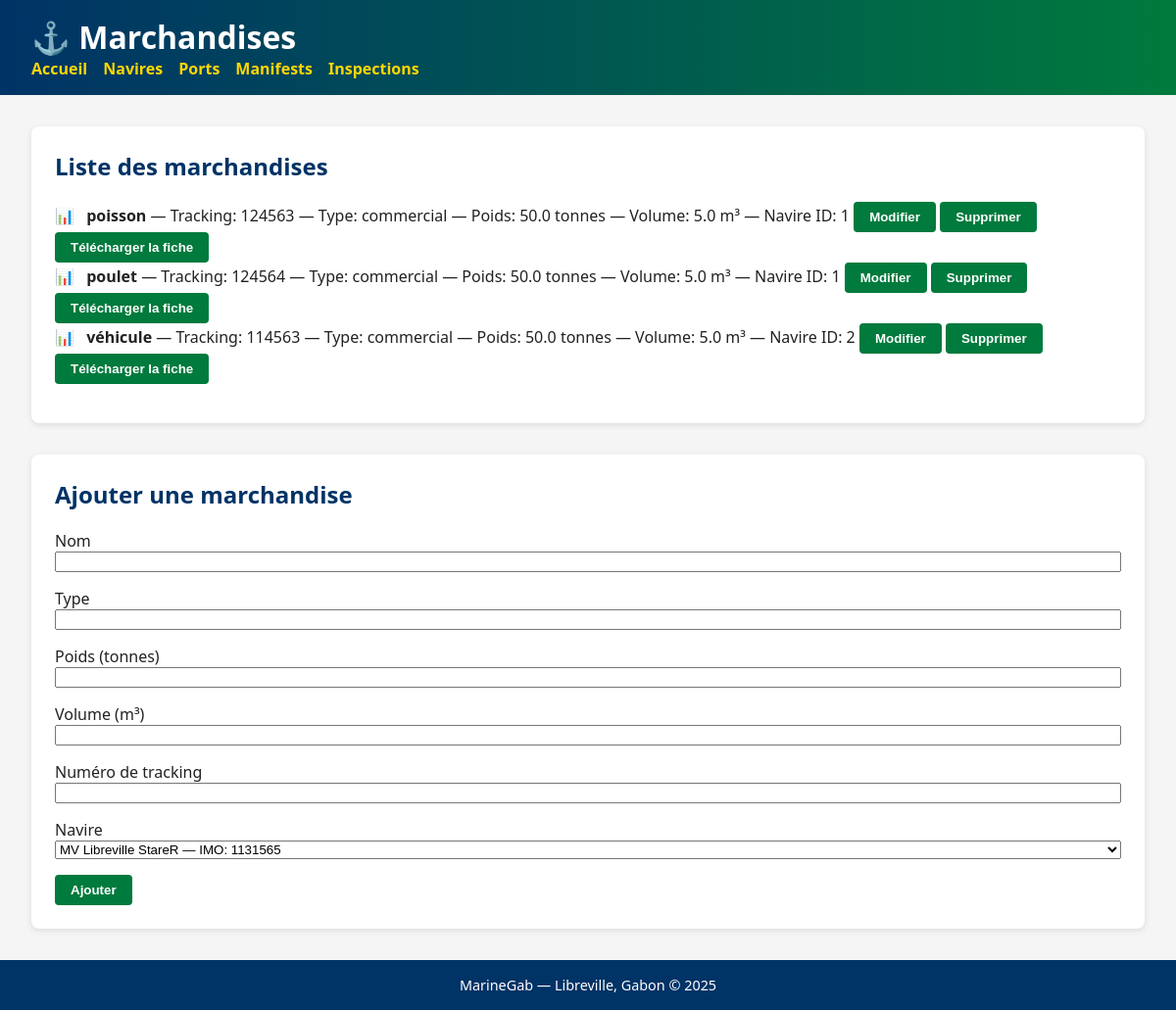
The page /marchandises on the database its author committed.
### app/models.py (models this page shows)
class Marchandise(Base):
    __tablename__ = "marchandises"
    id = Column(Integer, primary_key=True, index=True)
    nom = Column(String(255), nullable=False)
    type = Column(String(100), nullable=True)
    poids = Column(Float, nullable=False)
    volume = Column(Float, nullable=False)
    navire_id = Column(Integer, nullable=False)
    tracking_number = Column(String(100), unique=True, nullable=False)

### app/main.py (the view)
@app.get("/marchandises", response_class=HTMLResponse)
def list_marchandises(request: Request, db: Session = Depends(get_db)):
    marchandises = db.query(models.Marchandise).all()
    navires = db.query(models.Navire).all()
    return templates.TemplateResponse(
        "marchandises.html",
        {"request": request, "marchandises": marchandises, "navires": navires}
    )

### app/templates/marchandises.html (shortened to what this page needs)
<!DOCTYPE html>
<html lang="fr">
<head>
  <link rel="stylesheet" href="/static/style.css">
</head>
<body>
  <header>
    <h1>Marchandises</h1>
    <nav>
      <a href="/">Accueil</a>
      <a href="/navires">Navires</a>
      <a href="/ports">Ports</a>
      <a href="/manifests">Manifests</a>
      <a href="/inspections">Inspections</a>
    </nav>
  </header>
  <section class="card">
    <h2>Liste des marchandises</h2>
    <ul class="list">
      {% for marchandise in marchandises %}
        <li>
          <strong>{{ marchandise.nom }}</strong>
          — Tracking: {{ marchandise.tracking_number }}
          — Type: {{ marchandise.type if marchandise.type else "N/A" }}
          — Poids: {{ marchandise.poids }} tonnes
          — Volume: {{ marchandise.volume }} m³
          — Navire ID: {{ marchandise.navire_id }}
          <form action="/marchandises/{{ marchandise.id }}/edit" method="get" style="display:inline;">
            <button type="submit">Modifier</button>
          </form>
          <form action="/marchandises/{{ marchandise.id }}/delete" method="post" style="display:inline;">
            <button type="submit" onclick="return confirm('Supprimer cette marchandise ?')">Supprimer</button>
          </form>
          <form action="/marchandises/{{ marchandise.id }}/download" method="get" style="display:inline;">
            <button type="submit">Télécharger la fiche</button>
          </form>
        </li>
      {% else %}
        <li>Aucune marchandise enregistrée.</li>
      {% endfor %}
    </ul>
  </section>
  <section class="card">
    <h2>Ajouter une marchandise</h2>
    <form action="/marchandises/add" method="post">
      <div class="form-row"><label>Nom</label><input type="text" name="nom" required></div>
      <div class="form-row"><label>Type</label><input type="text" name="type"></div>
      <div class="form-row"><label>Poids (tonnes)</label><input type="number" step="0.01" name="poids" required></div>
      <div class="form-row"><label>Volume (m³)</label><input type="number" step="0.01" name="volume" required></div>
      <div class="form-row"><label>Numéro de tracking</label><input type="text" name="tracking_number" required></div>
      <div class="form-row">
        <label>Navire</label>
        <select name="navire_id" required>
          {% for navire in navires %}
            <option value="{{ navire.id }}">{{ navire.nom }} — IMO: {{ navire.imo }}</option>
          {% endfor %}
        </select>
      </div>
      <button type="submit">Ajouter</button>
    </form>
  </section>
  <footer>
    MarineGab — Libreville, Gabon © 2025
  </footer>
</body>
</html>

### app/static/style.css (style rules this page uses)
:root { --marine-blue: #003366; --marine-green: #007A3D; --marine-gold: #FFD700; --marine-light: #F5F5F5; --text-dark: #222; --text-light: #fff; --card-shadow: rgba(0, 0, 0, 0.1); }
body { margin: 0; font-family: "Segoe UI", "Roboto", sans-serif; background-color: var(--marine-light); color: var(--text-dark); }
header { background: linear-gradient(to right, var(--marine-blue), var(--marine-green)); color: var(--text-light); padding: 1rem 2rem; display: flex; flex-direction: column; align-items: flex-start; }
header h1::before { content: "⚓ "; }
header h1 { margin: 0; font-size: 2rem; }
nav { display: flex; gap: 1rem; flex-wrap: wrap; }
nav a { color: var(--marine-gold); text-decoration: none; font-weight: bold; transition: color 0.3s ease; }
.card { background-color: white; margin: 2rem; padding: 1.5rem; border-radius: 8px; box-shadow: 0 2px 6px var(--card-shadow); }
h2 { color: var(--marine-blue); margin-top: 0; }
button { background-color: var(--marine-green); color: var(--text-light); border: none; padding: 0.5rem 1rem; border-radius: 4px; cursor: pointer; font-weight: bold; transition: background-color 0.3s ease; }
.form-row { margin-bottom: 1rem; display: flex; flex-direction: column; }
ul.list { list-style: none; padding-left: 0; }
ul.list li::before { content: "📊 "; margin-right: 0.5rem; }
footer { text-align: center; padding: 1rem; background-color: var(--marine-blue); color: var(--text-light); font-size: 0.9rem; }

### rows shown on the page
Marchandise: nom "poisson", tracking_number "124563", type "commercial", poids "50.0", volume "5.0", navire_id "1"
Marchandise: nom "poulet", tracking_number "124564", type "commercial", poids "50.0", volume "5.0", navire_id "1"
Marchandise: nom "véhicule", tracking_number "114563", type "commercial", poids "50.0", volume "5.0", navire_id "2"

### other values the page prints
form field navire_id "MV Libreville StareR — IMO: 1131565"
